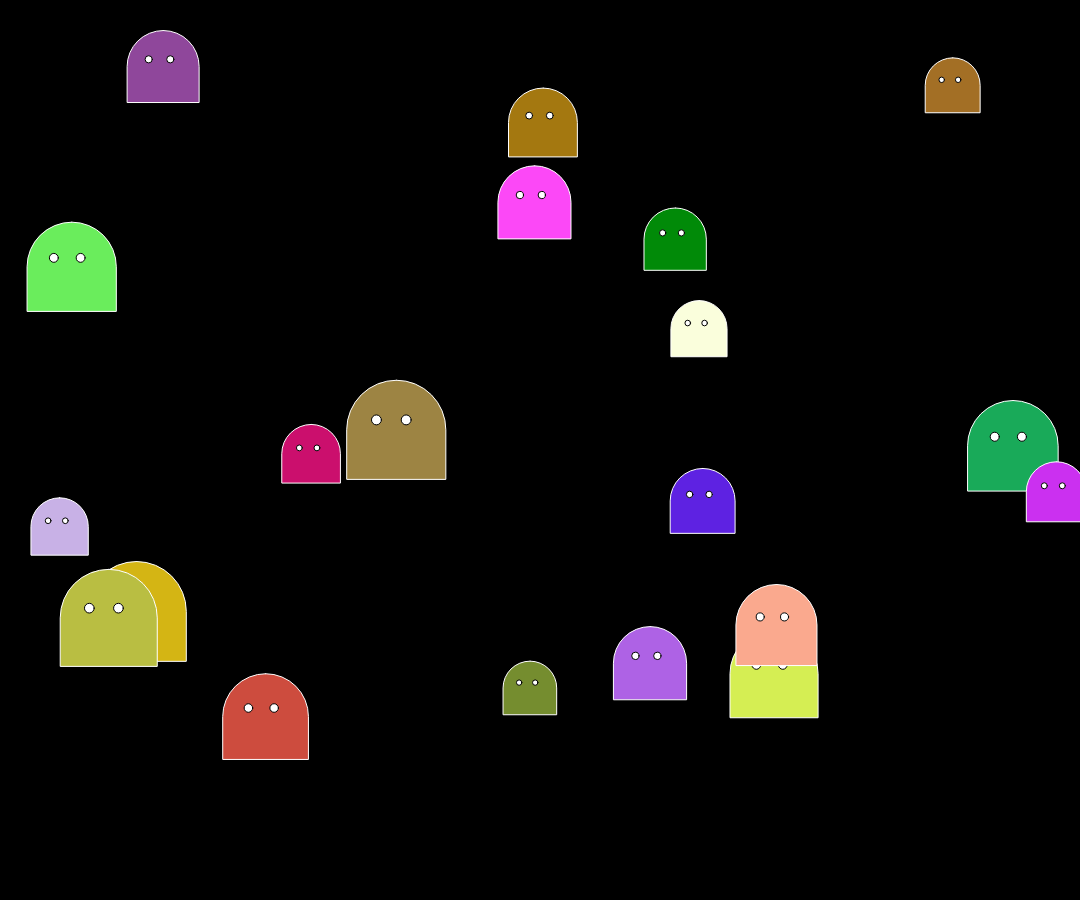
Frame 1 (no input)
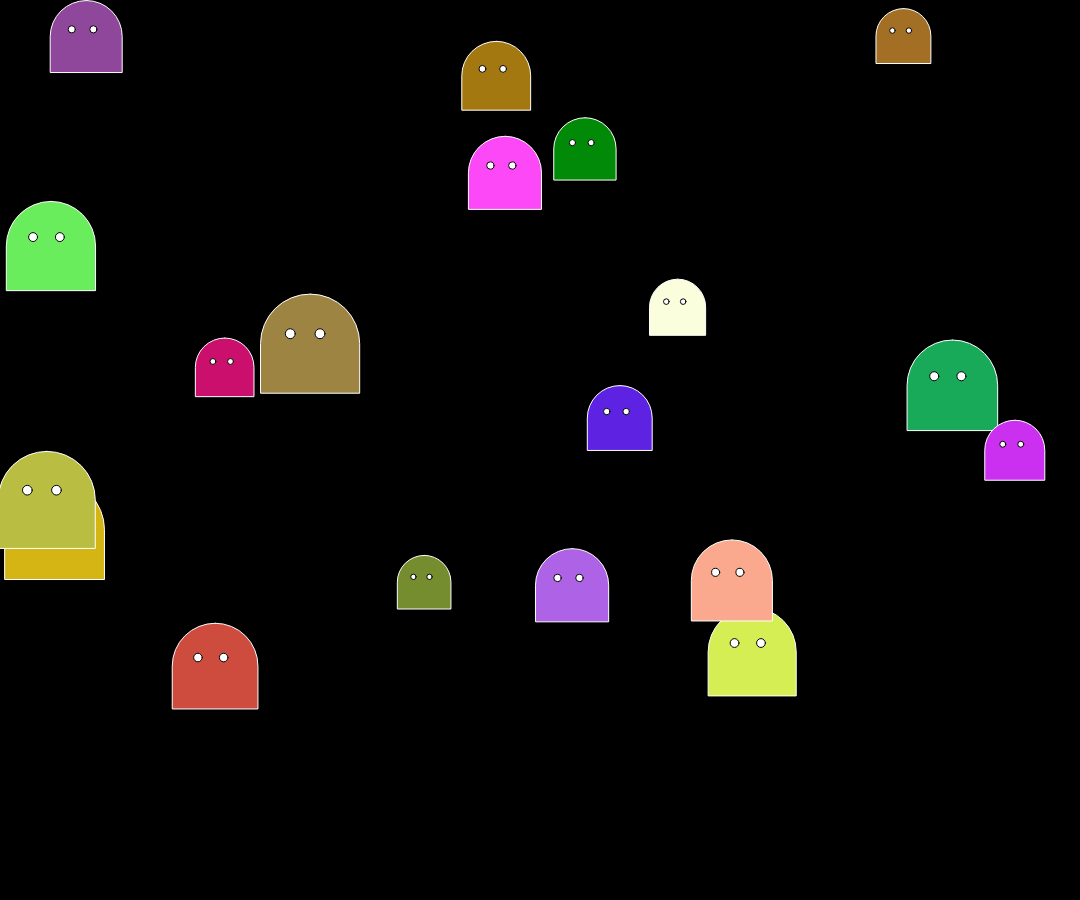
Frame 60 (no input)
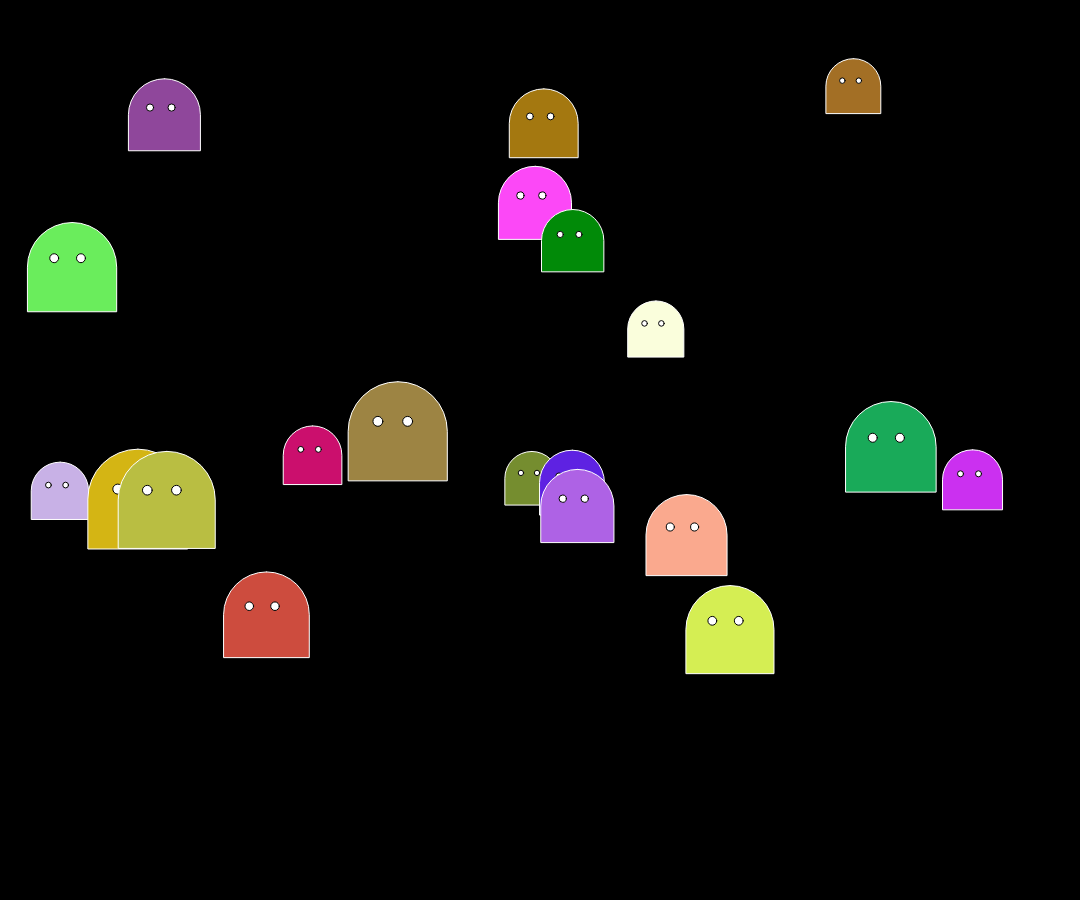
Frame 120 (the mouse pressed at the canvas centre since frame 60)

The p5.js sketch that drew these frames (run headless with seeded random() and noise() and a simulated clock; from frame 60 on, the mouse is pressed at the canvas centre):

// p5.js sketch
// ── sketch.js
let ghosts= [];
let numberOfGhosts=20;
let window_w=1080;
let window_h=900;
let bg_color=0;


function setup(){
  createCanvas(window_w,window_h);
  frameRate(60);
  for(let i = 0; i<numberOfGhosts;i++){
    ghosts.push(new PackManGhost());
  }
}

function draw(){
  background(bg_color);
  for(let i = 0; i<numberOfGhosts;i++){
    ghosts[i].frame();
    if (ghosts[i].onScreen()==0){
      ghosts.splice(i,1);
      numberOfGhosts=numberOfGhosts-1;
    }
  }

  if(numberOfGhosts==0){
    winner();
  }

}

class PackManGhost{
  constructor(){
    this.size = random(50, 100);
    this.loc_x = random(window_w);
    this.loc_y = random(window_h);
    this.speed=random(.25,2);
    this.move_x=0;
    this.move_y=0;
    this.color = color(random(255), random(255), random(255));
    this.hunting=0;
  }

  frame(){
    this.movement();
    this.display();
  }

  display(){
    push();
    stroke(255);
    fill(this.color);
    rect(this.loc_x, this.loc_y, this.size, this.size, 100, 100,0,0,20);
    fill(255);
    stroke(0);
    ellipse(this.loc_x+(this.size*.3),this.loc_y+(this.size*.4),this.size*.1,this.size*.1);
    ellipse(this.loc_x+(this.size*.6),this.loc_y+(this.size*.4),this.size*.1,this.size*.1);

    pop();

  }

  onScreen(){
    if(this.hunting==1){
    if(this.loc_x<0 || this.loc_x>width){
      return 0;
    }
    if (this.loc_y<0 || this.loc_y>height){
      return 0;
    }
  }
    return 1;
  }

  movement(){
    if (mouseX<this.loc_x){
      this.loc_x=constrain(this.loc_x-this.speed,0-this.size,window_w+5);
    }
    else{
      this.loc_x=constrain(this.loc_x+this.speed,0-this.size,window_w+5);
    }

    if (mouseY<this.loc_y){
       this.loc_y=constrain(this.loc_y-this.speed,0-this.size,window_h+5);
     }
    else{
      this.loc_y=constrain(this.loc_y+this.speed,0-this.size,window_h+5);
    }
  }

  hide(){
    if(mouseX >this.loc_x && mouseX+(this.size*.2)< this.loc_x+(this.size*.8) ){
      if(mouseY >this.loc_y+this.size*.2 && mouseY< this.loc_y+this.size*.8 ){
        if(this.hunting==0){
          this.hunting=1;
          this.speed=this.speed*(-1);
        }
      }
    }
  }

}

function winner(){

  textSize(64);
  bg_color=255;
  text('Winner!!!',random(0,window_w),random(0,window_h));

}

function mousePressed(){
    for(let i = 0; i<numberOfGhosts;i++){
      ghosts[i].hide();
    }
}
